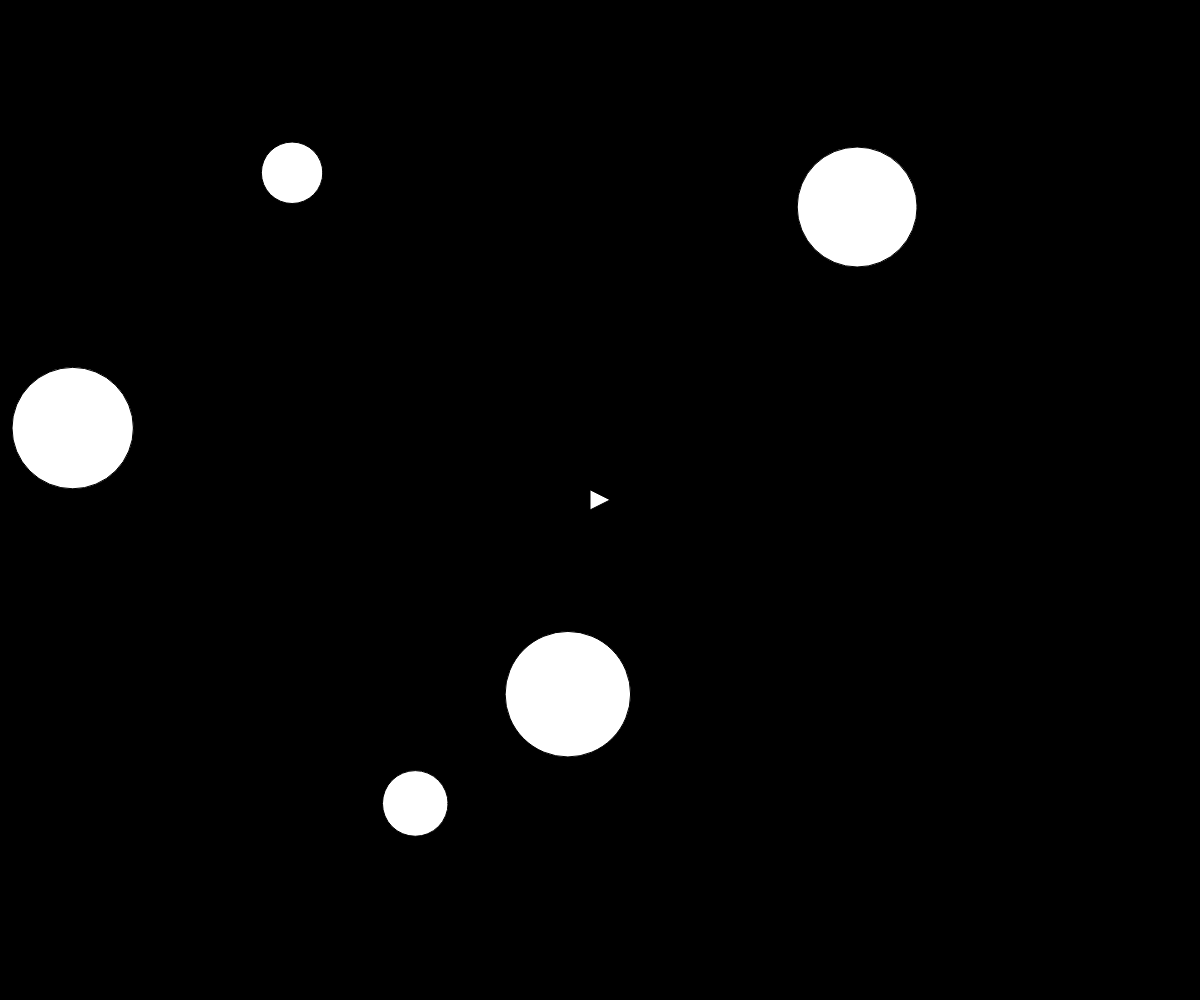
Frame 1 (no input)
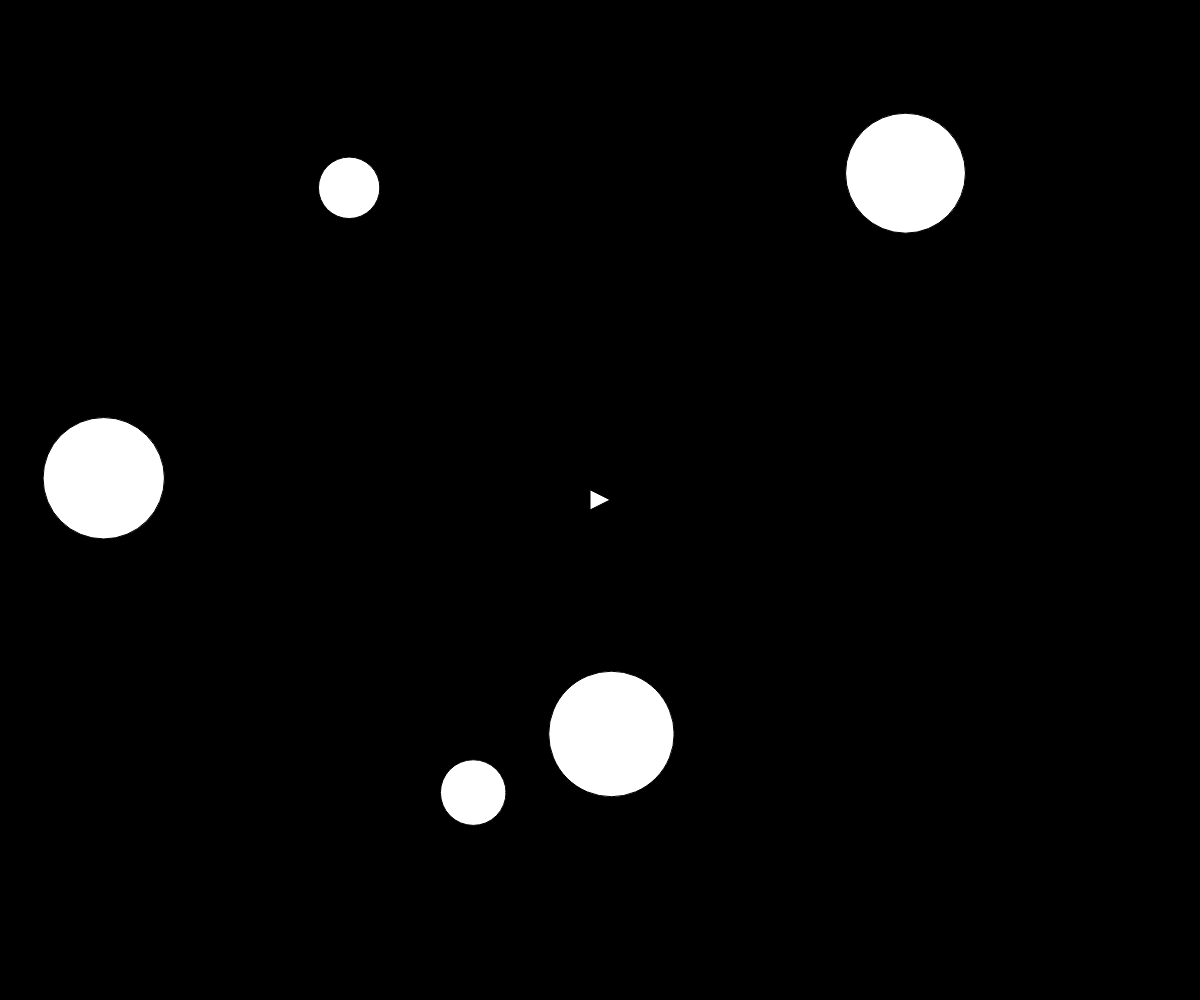
Frame 60 (no input)
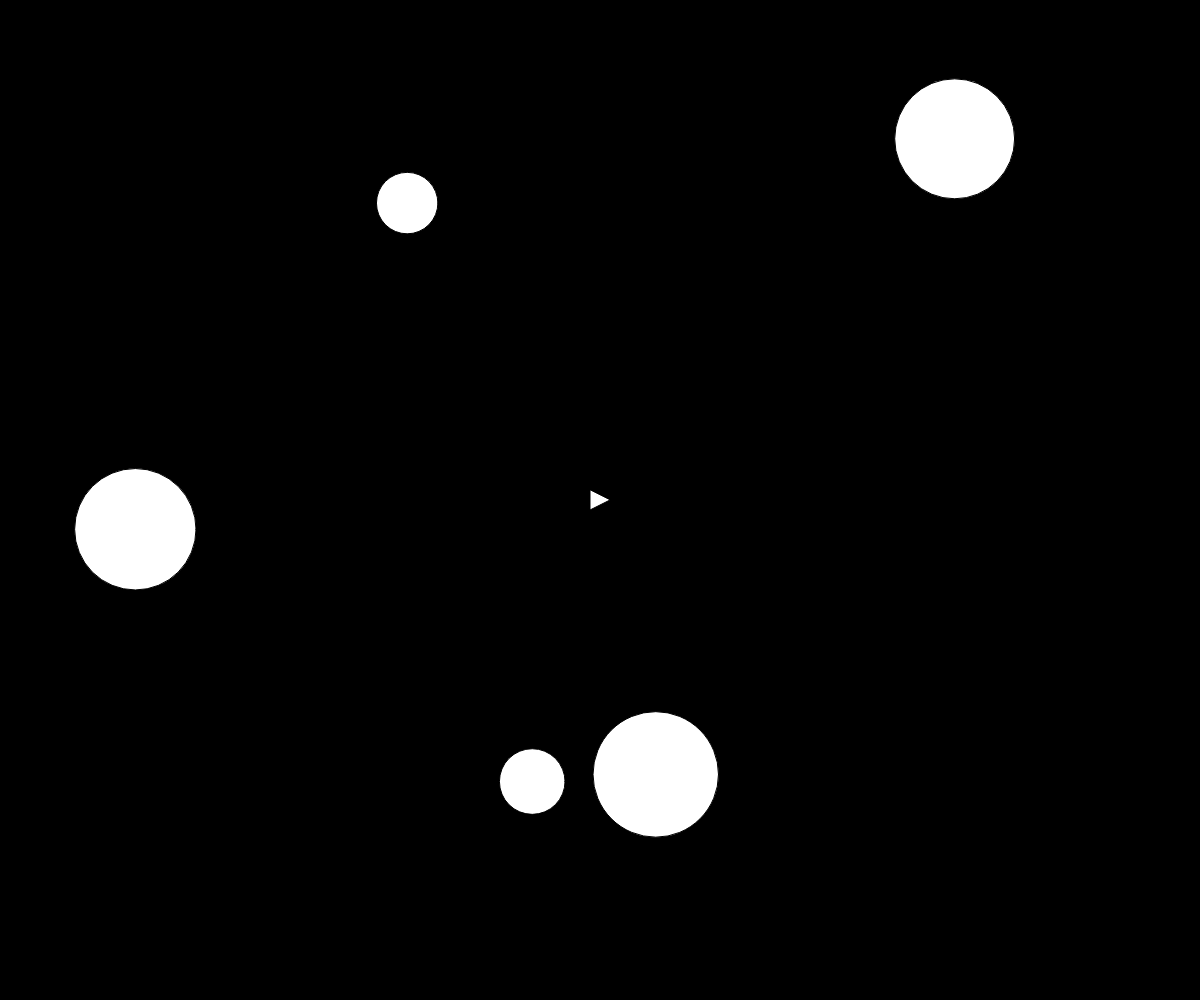
Frame 120 (the mouse pressed at the canvas centre since frame 60)

The p5.js sketch that drew these frames (run headless with seeded random() and noise() and a simulated clock; from frame 60 on, the mouse is pressed at the canvas centre):

// p5.js sketch
// ── sketch.js
var ship;
var asteroids= [];
var lasers = [];

function setup() {
createCanvas(windowWidth,windowHeight);
ship = new Ship();
     for (var i = 0; i < 5; i++) {
    asteroids.push(new Asteroid());
}
}

function draw() {
  background(0);
    ship.render();
    ship.turn();
    ship.update();
    ship.edges();

    for (var i = 0; i < asteroids.length; i++){
        if (ship.hits(asteroids[i])){

        }
        asteroids[i].render();
        asteroids[i].update();
        asteroids[i].edges();
    }

    for (var i = lasers.length - 1; i >= 0; i--){
        lasers[i].render();
        lasers[i].update();
        for (var j = asteroids.length - 1; j >= 0; j--) {

        if (lasers[i].hits(asteroids[j])) {
          if (asteroids[j].r > 10) {
            var newAsteroids = asteroids[j].breakup();
            asteroids = asteroids.concat(newAsteroids);
          }
          asteroids.splice(j, 1);
          lasers.splice(i, 1);
break;
            }
        }
    }
}

function keyReleased(){
    ship.setRotation(0);
    ship.boosting(false);
}

function keyPressed(){
    if (keyCode == RIGHT_ARROW){
        ship.setRotation(0.1);
    } else if (keyCode == LEFT_ARROW) {
        ship.setRotation(-0.1);
    } else if (keyCode == UP_ARROW){
        ship.boosting(true);
    }

    else if (key == ' ') {
    lasers.push(new Laser(ship.pos, ship.heading));
    }
}



// ── asteroids.js
function Asteroid (pos, r) {

    if (pos){
        this.pos = pos.copy();
    }else{
        this.pos = createVector (random(width), random(height));
    }

    this.vel = p5.Vector.random2D();

    if (r){
        this.r = r * 0.5;
          }else{
              this.r = random(15,75);
          }

    this.update = function(){
        this.pos.add(this.vel);
    }

    this.render = function(){
        push();
        translate(this.pos.x, this.pos.y);
        ellipse (0, 0, this.r * 2);
        pop();
}

    this.breakup = function() {
        var newA = [];
        newA[0] = new Asteroid(this.pos, this.r);
        newA[1] = new Asteroid(this.pos, this.r);
        return newA;
    }

    this.edges = function() {
    if (this.pos.x > width + this.r) {
      this.pos.x = -this.r;
    } else if (this.pos.x < -this.r) {
      this.pos.x = width + this.r;
    }
    if (this.pos.y > height + this.r) {
      this.pos.y = -this.r;
    } else if (this.pos.y < -this.r) {
      this.pos.y = height + this.r;
    }
    }
}

// ── lasers.js
function Laser(shippos, angle){
    this.pos = createVector(shippos.x, shippos.y);
    this.vel = p5.Vector.fromAngle(angle);
    this.vel.mult(7);

    this.update = function() {
        this.pos.add(this.vel);
    }

    this.render = function() {
        push();
        stroke(255);
        strokeWeight(4);
        point(this.pos.x, this.pos.y);
        pop();
    }

    this.hits = function (asteroid) {
        var d = dist(this.pos.x, this.pos.y, asteroid.pos.x, asteroid.pos.y);
        if (d < asteroid.r){
            return true;}
        else
            {
                return false;
            }
        }
    }

// ── ship.js
function Ship() {
    this.pos = createVector (width/2, height/2);
    this.r=10;
    this.heading = 0;
    this.rotation = 0;
    this.vel = createVector (0,0);
    this.isBoosting = false;
    this.lives = 3;

    this.boosting=function(b){
        this.isBoosting = b;
    }

    this.update = function(){
        if (this.isBoosting){
            this.boost();
        }
        this.pos.add(this.vel);
        this.vel.mult(0.99);
    }

    this.boost=function(){
        var force = p5.Vector.fromAngle(this.heading);
        force.mult(0.1);
        this.vel.add(force);
    }

    this.render = function(){
        push();
        translate(this.pos.x, this.pos.y);
        rotate(this.heading + PI / 2);
        triangle(-this.r, this.r, this.r, this.r, 0, -this.r)
        pop();
    }

    this.hits = function(asteroid){
             var d = dist(this.pos.x, this.pos.y, asteroid.pos.x, asteroid.pos.y);
        if (d<this.r + asteroid.r){

            this.lives-1;
            console.log;

        }
    }
    if(this.lives < 0) {
      push();
      textSize(32);
      fill(255);
      text("GAME OVER", (width / 2) - 100, height / 2);
    }




    this.edges = function() {
    if (this.pos.x > width + this.r) {
      this.pos.x = -this.r;
    } else if (this.pos.x < -this.r) {
      this.pos.x = width + this.r;
    }
    if (this.pos.y > height + this.r) {
      this.pos.y = -this.r;
    } else if (this.pos.y < -this.r) {
      this.pos.y = height + this.r;
    }
      }

    this.setRotation= function(a){
        this.rotation= a;
    }

    this.turn = function() {
        this.heading+= this.rotation;
    }
}
